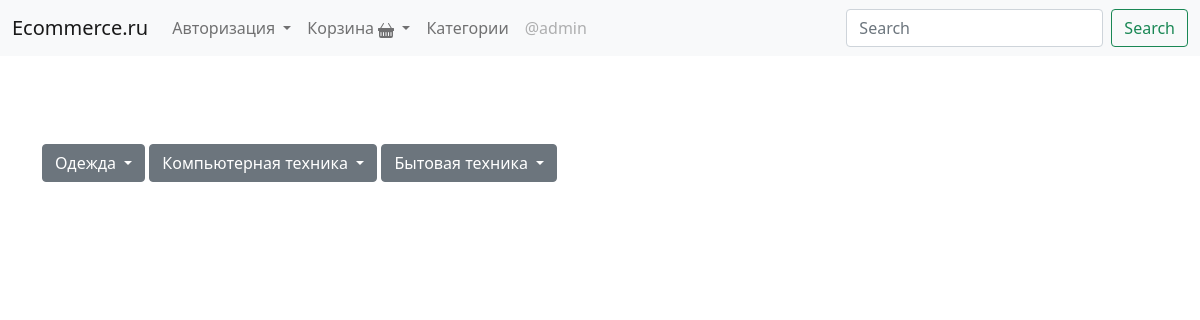
/category-list/ (signed in), run on the app's committed database.
### main/models.py (models this page shows, shortened)
class ProductCategory(models.Model):
	name = models.CharField(max_length=255, verbose_name='Название категории')
	slug = models.SlugField(max_length=255, verbose_name='URL для категории')
	class Meta:
		verbose_name = 'Категория (продукта)'
		verbose_name_plural = 'Категории (продуктов)'

### main/views.py (the view)
# urls.py: path('category-list/', CategoryListView.as_view(), name='category_list'),
class CategoryListView(LoginRequiredMixin, View):
	def get(self, request, *args, **kwargs):
		categories = ProductCategory.objects.all()
		context = {
			'categories': categories,
		}
		return render(request, 'categories.html', context)

### templates/categories.html (shortened to what this page needs)
{% extends 'base.html' %}
{% block content %}
{% for category in categories %}
	<div class="dropdown mb-3" style="display: inline-block;">
  <button class="btn btn-secondary dropdown-toggle" type="button" id="dropdownMenuButton1" data-bs-toggle="dropdown" aria-expanded="false">
    {{category.name}}
  </button>
</div>
{% endfor %}
{% endblock content %}

### templates/base.html (shortened to what this page needs)
<!doctype html>
<html lang="en">
  <head>
    <link href="https://cdn.jsdelivr.net/npm/bootstrap@5.1.3/dist/css/bootstrap.min.css" rel="stylesheet">
  </head>
  <body>
    <nav class="navbar navbar-expand-lg navbar-light bg-light">
  <div class="container-fluid">
    <a class="navbar-brand" href="{% url 'index' %}">Ecommerce.ru</a>
    <div class="collapse navbar-collapse" id="navbarSupportedContent">
      <ul class="navbar-nav me-auto mb-2 mb-lg-0">
        <li class="nav-item dropdown">
          <a class="nav-link dropdown-toggle" href="#" id="navbarDropdown" role="button" data-bs-toggle="dropdown" aria-expanded="false">
            Авторизация
          </a>
        </li>
        {% if user.is_authenticated %}
        <li class="nav-item dropdown">
          <a class="nav-link dropdown-toggle" href="#" id="navbarDropdown" role="button" data-bs-toggle="dropdown" aria-expanded="false">
            Корзина
          </a>
        </li>
        <li class="nav-item">
          <a class="nav-link" href="{% url 'category_list' %}">Категории</a>
        </li>
        <li class="nav-item">
          <a class="nav-link disabled">@{{user.username}}</a>
        </li>
        {% endif %}
      </ul>
      <form class="d-flex">
        <input class="form-control me-2" type="search" placeholder="Search" aria-label="Search">
        <button class="btn btn-outline-success" type="submit">Search</button>
      </form>
    </div>
  </div>
</nav>
     <div class="mt-5 pt-4">
    </div>
    <div class="container mt-3">
      {% block content %}{% endblock content %}
    </div>
  </body>
</html>

### data on the page
ProductCategory: name "Одежда"
ProductCategory: name "Компьютерная техника"
ProductCategory: name "Бытовая техника"

### other printed values
{{ user.username }} "admin"
